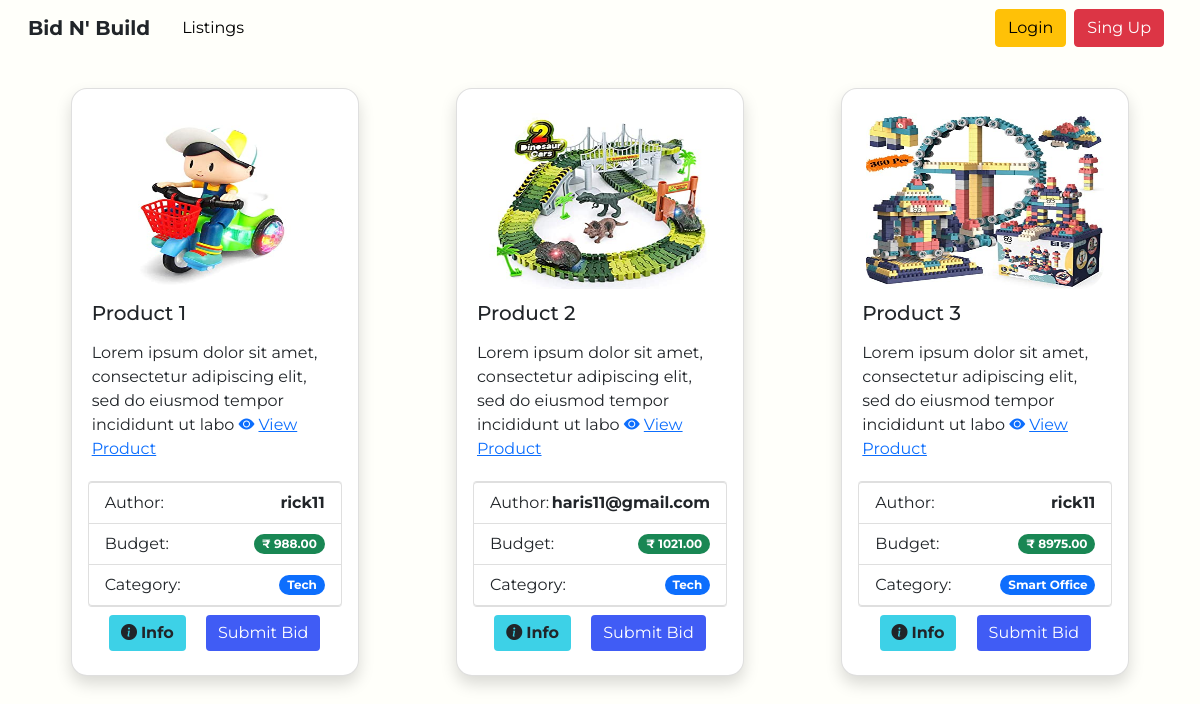
The page /all-product-details on the database its author committed.
### home/models.py (models this page shows, shortened)
class Product(models.Model):
    title=models.CharField(max_length=255)
    author=models.ForeignKey(Customer, on_delete=models.CASCADE)
    order=models.BooleanField(default=False)
    product_image = models.ImageField(null=True, blank=True, upload_to='images/products/')
    desc=RichTextField(blank=True, null=True)
    price=models.DecimalField(max_digits=8, decimal_places=2)
    category=models.ForeignKey(Category, on_delete=models.CASCADE)
    created_at = models.DateTimeField(auto_now_add=True)
    updated_at = models.DateTimeField(auto_now=True)
    @property
    def image_url(self):
        if self.product_image and hasattr(self.product_image, 'url'):
            return self.product_image.url

class Category(models.Model):
    name=models.CharField(max_length=255)
    def __str__(self):
        return self.name

### account/models.py (models this page shows)
class Customer(models.Model):
    user = models.OneToOneField(User, on_delete = models.CASCADE)
    gender_choice=(('M',"Male"),('F',"Female"))
    gender = models.CharField(choices=gender_choice, max_length=20)
    profile_pic = models.ImageField(null=True, blank=True,upload_to='images/customer/profile/')
    phone = models.CharField(max_length=13)
    dob = models.DateField()
    address = models.TextField()
    pin=models.CharField(max_length=6)
    created_at = models.DateTimeField(auto_now_add=True)
    updated_at = models.DateTimeField(auto_now=True)
    objects = models.Manager()
    def __str__(self):
        return str(self.user)

class User(AbstractUser):
    user_type_data = ((1, "Admin"),(2, "Customer"), (3, "Company"))
    user_type = models.CharField(default=2, choices=user_type_data, max_length=20)

### home/views.py (the view)
# urls.py: path('all-product-details', views.all_product_details, name='all_product_details'),
def all_product_details(request):
    all_products=Product.objects.all()
    product_id=request.GET.get('product_id')
    for i in all_products:
        i.order=False
        i.save()
    cats_menu=Category.objects.all()
    context={
        'all_products':all_products,
        'cats_menu': cats_menu,
    }
    return render(request,'product/view_all_product.html', context)

### templates/product/view_all_product.html (shortened to what this page needs)
{% extends 'base.html' %}
{% load static %}
{% block body %}
    <div class="container">
        <div class="row gap-3 justify-content-around">
          {% for product in all_products %}
            {% if product.order %}
            {% else %}
              <div class="card col-3 m-4 cardcss shadow" style="width: 18rem;">
                {% if product.product_image %}
                  <img src=" {{ product.image_url|default_if_none:'#' }} " class="card-img-top p-2" alt="..." width="320" height="180">
                  {% else %}
                  <img src="{% static 'img/product.jpg' %}" alt="Avatar"  class="rounded-circle"  width=75 height=75>
                  {% endif %}
                  <div class="card-body p-1">
                  <h5 class="card-title">{{ product.title }}</h5>
                  <p class="card-text">{{ product.desc | slice:':100' | safe }}
                  <a href=" {% url 'product_details' product.pk %}"><i class="bi bi-eye-fill mr-1"></i>View Product</a>
                  </p>
                  </div>
                  <ul class="list-group">
                      <li class="list-group-item d-flex justify-content-between align-items-center">
                      Author:
                      <span class="text-dark fw-bold">{{ product.author }}</span>
                      </li>
                      <li class="list-group-item d-flex justify-content-between align-items-center">
                      Budget:
                      <span class="badge bg-success rounded-pill">₹ {{ product.price }}</span>
                      </li>
                      <li class="list-group-item d-flex justify-content-between align-items-center">
                      Category:
                      <span class="badge bg-primary rounded-pill">{{product.category}}</span>
                      </li>
                  </ul>
                  <div class="mx-auto">
                      <button type="button" class="btn fw-bold m-2" data-bs-toggle="modal" data-bs-target="#product_{{product.pk}}"style="background-color: #3DD1E7; border:0px">
                        <i class="bi bi-info-circle-fill mr-1" ></i>Info
                      </button>
                      {% if user.is_authenticated %}
                          {% if user.company %}
                          <button type="button" class="btn btn-dark fw-bold m-2" data-bs-toggle="modal" data-bs-target="#productbid_{{product.pk}}" style="background-color: #405cf5;border:0px">
                            Submit Bid
                          </button>
                          {% endif %}
                      {% else %}
                        <button type="button" class="btn btn-primary m-2" data-bs-toggle="modal" data-bs-target="#loginModal" style="background-color: #405cf5;border:0px">
                          Submit Bid
                        </button>
                      {% endif %}
                  </div>
              </div>
              {% endif %}
            {% endfor %}
  {% endblock body %}

### static/css/style.css (style rules this page uses)
:root { --cerulean: #4484ce; --aluminium: #FFFFFA; --light: #f9cf00; --tangerine: #f19f4d; }
* { font-family: 'Montserrat', sans-serif; }
body { background-color: var(--aluminium); height: 100vh; }
.cardcss { border-radius: 1rem; padding: 1rem; }
.cardcss img { height: 12rem; border-radius: 2rem; width: auto; }

### rows shown on the page
Product: image_url (picture), title "Product 1", desc "Lorem ipsum dolor sit amet, consectetur adipiscing elit, sed do eiusmod tempor incididunt ut labo", author "rick11", price "988.00", category "Tech"
Product: image_url (picture), title "Product 2", desc "Lorem ipsum dolor sit amet, consectetur adipiscing elit, sed do eiusmod tempor incididunt ut labo", author "haris11@gmail.com", price "1021.00", category "Tech"
Product: image_url (picture), title "Product 3", desc "Lorem ipsum dolor sit amet, consectetur adipiscing elit, sed do eiusmod tempor incididunt ut labo", author "rick11", price "8975.00", category "Smart Office"
